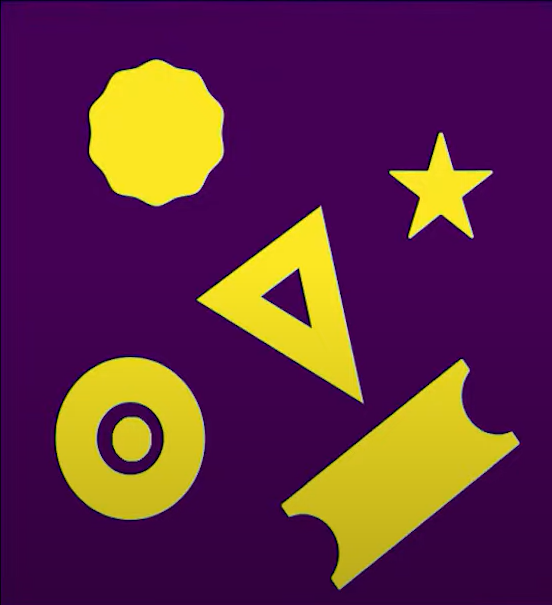
#> input picture Learn-Contour/source/img5.png, 552 x 605 px
$ python segmentationTest.py
#> lines starting #> are read from the running program, lines starting #| are printed output that depends on the picture; after the words box and inside, x2 and y2 are one past the last pixel; in counts of white or black regions, pixels touching at a corner belong together
import cv2
import numpy as np

image = cv2.imread("./source/img5.png")
#> image is the input picture: shape (605, 552, 3); mean B, G, R 69.1, 44.8, 96.4
img2 = image.copy()

hsv_image = cv2.cvtColor(image, cv2.COLOR_BGR2HSV)
#> hsv_image: shape (605, 552, 3); mean H, S, V 119, 242.7, 108.7

lower_hsv = (38,22,22)
higher_hsv = (160,255,255)

mask = cv2.inRange(hsv_image, lower_hsv, higher_hsv)
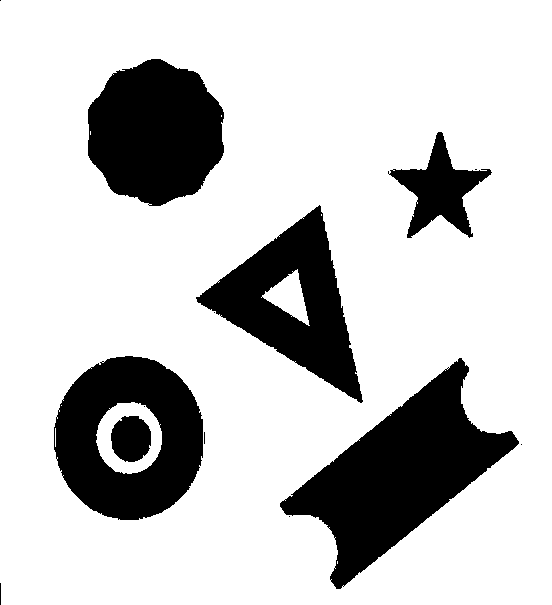
#> mask: shape (605, 552); 78.7% white; 14 black regions (7 under 20 px), largest, box (x1, y1, x2, y2) and area: (280, 358, 519, 589) 21315, (54, 356, 203, 520) 15557, (88, 59, 224, 206) 15255

# Perform bitwise NOT operation directly on img2
cv2.bitwise_or(image, img2, mask)

# Display the images directly without storing the result
cv2.imshow("FRAME", image)
cv2.imshow("AND", img2)
cv2.imshow("MASK", mask)

cv2.waitKey()
cv2.destroyAllWindows()

$ run again, with Learn-Contour/source/img6.png copied over Learn-Contour/source/img5.png
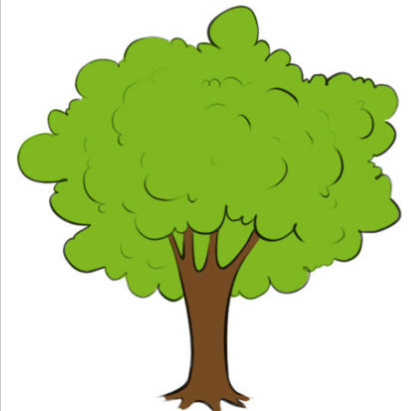
#> input picture Learn-Contour/source/img6.png, 409 x 411 px
#> image is the input picture: shape (411, 409, 3); mean B, G, R 146.5, 211.8, 190.4
#> hsv_image: shape (411, 409, 3); mean H, S, V 21.6, 98.9, 213.6
#> `mask = cv2.inRange(hsv_image, lower_hsv, higher_hsv)`:
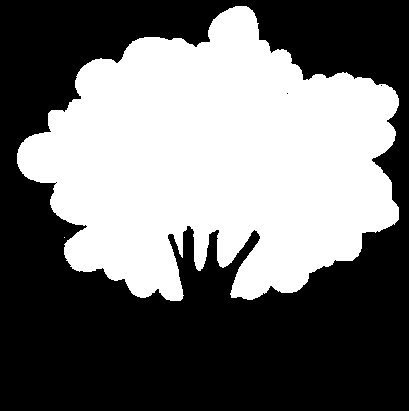
#> mask: shape (411, 409); 43.9% white; 2 white regions (1 under 20 px), largest, box (x1, y1, x2, y2) and area: (17, 6, 399, 301) 73878

$ run again, with Learn-Contour/source/img8.png copied over Learn-Contour/source/img5.png
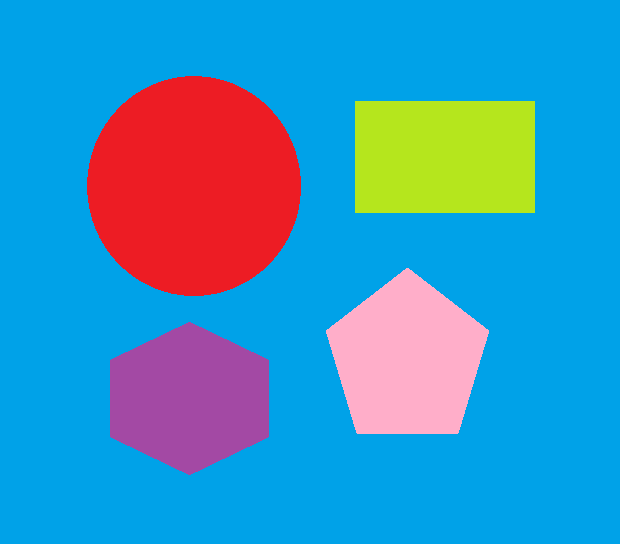
#> input picture Learn-Contour/source/img8.png, 620 x 544 px
#> image is the input picture: shape (544, 620, 3); mean B, G, R 193, 147.2, 59.9
#> hsv_image: shape (544, 620, 3); mean H, S, V 110.8, 233.9, 230
#> `mask = cv2.inRange(hsv_image, lower_hsv, higher_hsv)`:
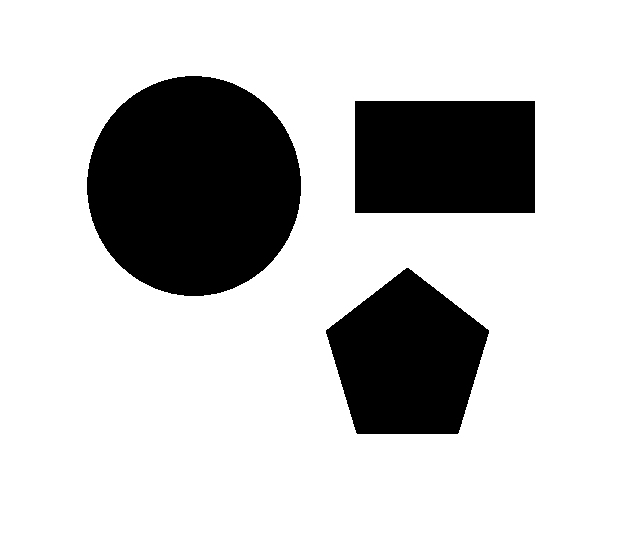
#> mask: shape (544, 620); 77.5% white; 3 black regions, box (x1, y1, x2, y2) and area: (87, 76, 301, 296) 36922, (355, 101, 535, 213) 20160, (326, 268, 489, 434) 18894
